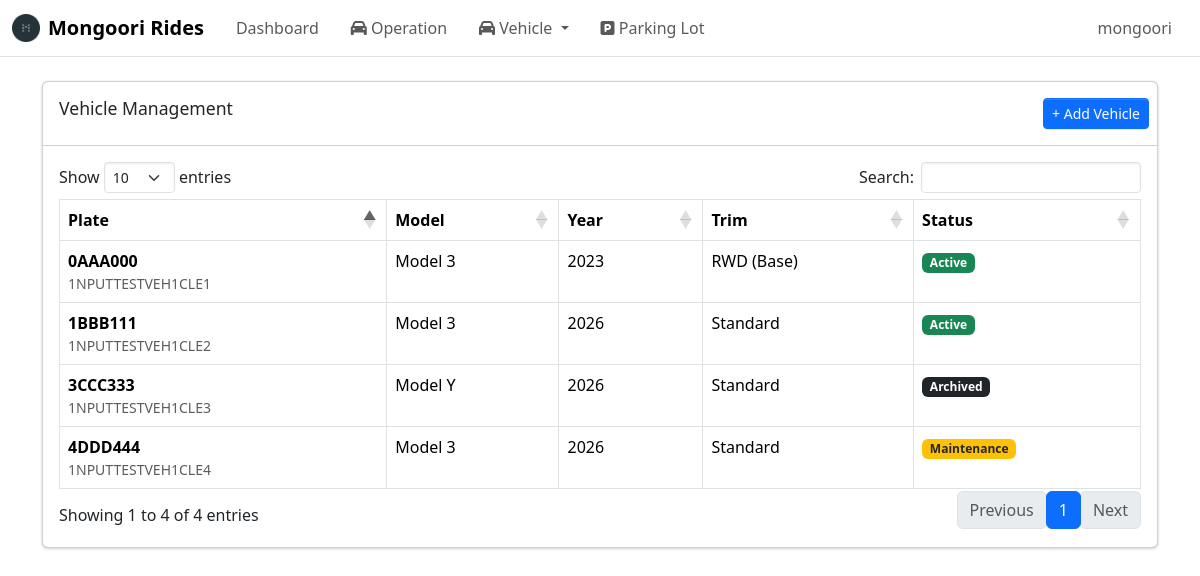
/admin/vehicles/ (signed in), run on the app's committed database.
### tables this page shows
CREATE TABLE vehicle (
    vehicle_id INTEGER PRIMARY KEY AUTOINCREMENT,
    vin TEXT NOT NULL UNIQUE CHECK(length(vin) = 17),
    make TEXT,
    model TEXT,
    model_year INTEGER,
    trim TEXT,
    exterior TEXT,
    interior TEXT,
    plate_number TEXT,
    mileage INTEGER,
    software TEXT,

    vehicle_status TEXT NOT NULL 
        CHECK(vehicle_status IN ('Active', 'Maintenance', 'Archived')),

    created_at DATETIME DEFAULT CURRENT_TIMESTAMP
);

### routes/admin/vehicle_pages/management.py (the view)
@vehicle_pages_bp.route("/",methods=["GET"])
def vehicle_list_page():
    if not session.get("admin_logged_in"):
        return redirect(url_for("auth.admin_login"))
    conn = get_conn()
    cur = conn.cursor()
    cur.execute("""
            SELECT
                vehicle_id,
                vin,
                plate_number,
                model,
                model_year,
                trim,
                vehicle_status
            FROM vehicle
            ORDER BY plate_number ASC
    """)
    vehicles = cur.fetchall()
    return render_template("vehicle_info_management.html", vehicles=vehicles)

### db.py (called while the page is built)
def make_dict(cursor, row):
    return {col[0]: row[idx] for idx, col in enumerate(cursor.description)}

def get_conn():
    if "db" not in g:
        conn = sqlite3.connect(DB_PATH, check_same_thread=False)
        conn.row_factory = make_dict
        conn.execute("PRAGMA foreign_keys = ON;")
        g.db = conn
    return g.db

def close_conn(e=None):
    db = g.pop("db", None)
    if db is not None:
        db.close()

### templates/vehicle_info_management.html (shortened to what this page needs)
{% extends "base.html" %}
{% block content %}
<div class="card">
    <div class="card-header">
        <h3 class="card-title">Vehicle Management</h3>
        <div class="card-tools">
            <a href="{{ url_for('vehicle_management_pages.vehicle_create_page') }}" class="btn btn-primary btn-sm">
                + Add Vehicle
            </a>
        </div>
    </div>
    <div class="card-body">
        <table id = "vehicleTable" class="table table-bordered table-hover">
            <thead>
                <tr>
                    <th>Plate</th>
                    <th>Model</th>
                    <th>Year</th>
                    <th>Trim</th>
                    <th>Status</th>
                </tr>
            </thead>
            <tbody>
                {% for v in vehicles %}
                <tr data-id="{{ v.vehicle_id }}" data-vin="{{ v.vin }}" data-plate="{{ v.plate_number }}"
                    data-location-name="{{ v.operation_location_name or 'Unassigned' }}" data-location-id="{{ v.operation_location_id or '' }}" style="cursor:pointer;">
                    <td>{{v.plate_number}}</td>
                    <td>{{v.vin}}</td>
                    <td>{{v.model}}</td>
                    <td>{{v.model_year}}</td>
                    <td>{{v.trim}}</td>
                    <td>
                        {% if v.vehicle_status == 'Active' %}
                            <span class="badge bg-success">Active</span>
                        {% elif v.vehicle_status == 'Maintenance' %}
                            <span class="badge bg-warning text-dark">Maintenance</span>
                        {% elif v.vehicle_status == 'Archived' %}
                            <span class="badge bg-dark">Archived</span>
                        {% endif %}
                    </td>
                </tr>
                {% endfor %}
            </tbody>
        </table>
    </div>
</div>
{% endblock %}

### data on the page
vehicle: plate_number "0AAA000", vin "1NPUTTESTVEH1CLE1", model "Model 3", model_year "2023", trim "RWD (Base)", vehicle_status "Active"
vehicle: plate_number "1BBB111", vin "1NPUTTESTVEH1CLE2", model "Model 3", model_year "2026", trim "Standard", vehicle_status "Active"
vehicle: plate_number "3CCC333", vin "1NPUTTESTVEH1CLE3", model "Model Y", model_year "2026", trim "Standard", vehicle_status "Archived"
vehicle: plate_number "4DDD444", vin "1NPUTTESTVEH1CLE4", model "Model 3", model_year "2026", trim "Standard", vehicle_status "Maintenance"

### other printed values
{{ session.get("admin_username", "Admin") }} "mongoori"
